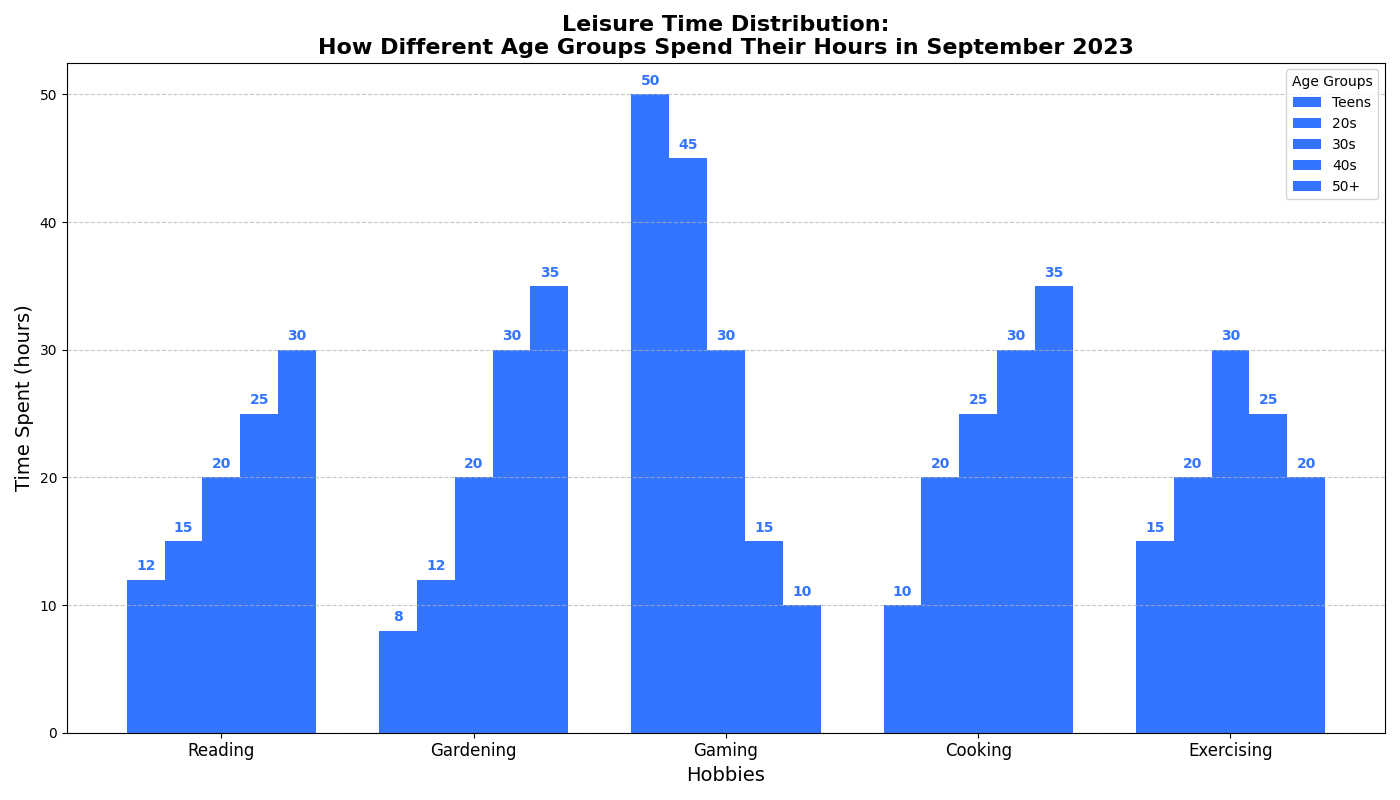

Here is the Python script that generated this plot:
import matplotlib.pyplot as plt
import numpy as np

# Define the age groups and hobbies
age_groups = ['Teens', '20s', '30s', '40s', '50+']
hobbies = ['Reading', 'Gardening', 'Gaming', 'Cooking', 'Exercising']

# Amount of time spent on each hobby for each age group
data = {
    'Teens':       [12,  8, 50, 10, 15],
    '20s':         [15, 12, 45, 20, 20],
    '30s':         [20, 20, 30, 25, 30],
    '40s':         [25, 30, 15, 30, 25],
    '50+':         [30, 35, 10, 35, 20]
}

# Create a figure and axis
fig, ax = plt.subplots(figsize=(14, 8))

# Setting the width of the bars
bar_width = 0.15

# Positions of the bars on the x-axis
indices = np.arange(len(hobbies))

# Use a single color for all age groups
single_color = '#3375FF'

# Plotting the bars for each age group
for i, age_group in enumerate(age_groups):
    offset = i * bar_width
    ax.bar(indices + offset, data[age_group], width=bar_width, label=age_group, color=single_color)

# Adding labels and title
ax.set_xlabel('Hobbies', fontsize=14)
ax.set_ylabel('Time Spent (hours)', fontsize=14)
ax.set_title('Leisure Time Distribution:\nHow Different Age Groups Spend Their Hours in September 2023', fontsize=16, weight='bold')
ax.set_xticks(indices + bar_width*2)
ax.set_xticklabels(hobbies, fontsize=12)
ax.legend(title='Age Groups', loc='upper right')

# Adding exact data labels on top of each bar
for i, age_group in enumerate(age_groups):
    for j, value in enumerate(data[age_group]):
        ax.text(j + i * bar_width, value + 0.5, str(value),
                ha='center', va='bottom', fontsize=10, color=single_color, fontweight='bold')

# Adding grid for clarity
ax.yaxis.grid(True, linestyle='--', alpha=0.7)

# Automatically adjust layout to prevent text from being cut off
plt.tight_layout()

# Display the bar chart
plt.show()
